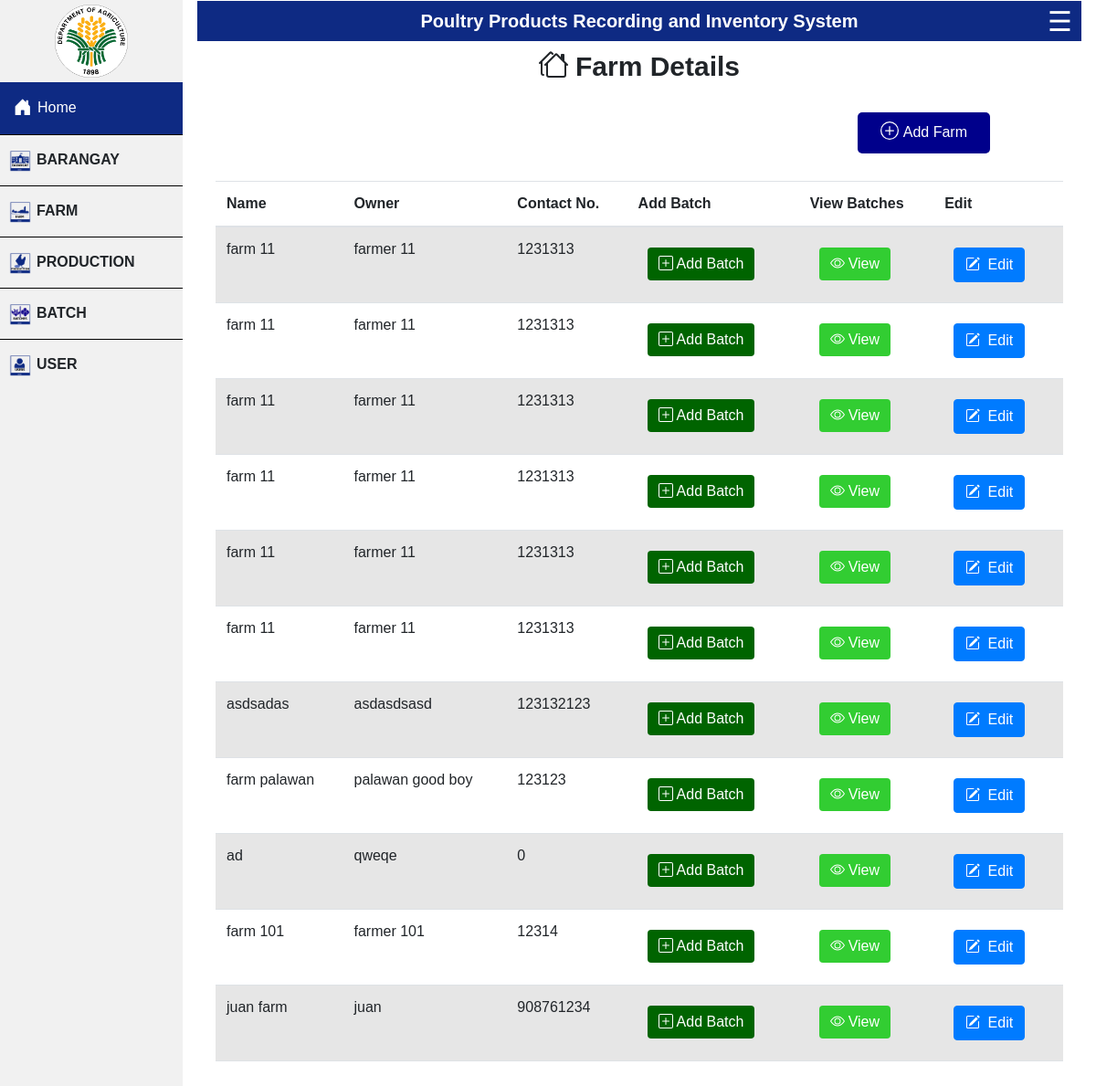
/project/view-farmx.php?baranggayID=1, run on an earlier commit of the app's database.
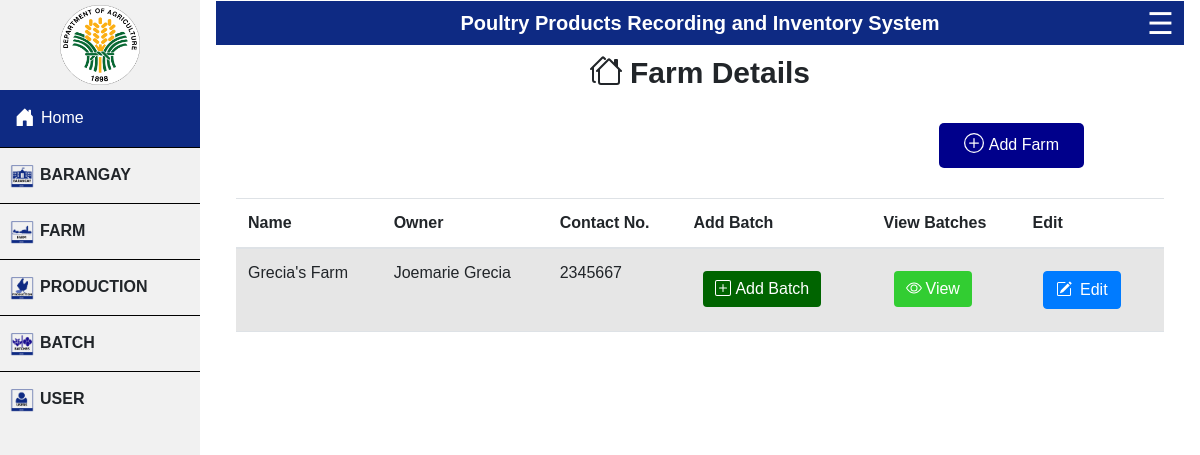
And on a later commit of the database.
### tables this page shows
CREATE TABLE `farm` (
  `farmID` int(21) NOT NULL,
  `baranggayID` int(21) NOT NULL,
  `farmname` varchar(21) NOT NULL,
  `farmowner` varchar(21) NOT NULL,
  `contactno` int(21) NOT NULL,
  `lat` decimal(10,8) NOT NULL,
  `lng` decimal(11,8) NOT NULL
);

### project/view-farmx.php (the view, shortened to what this page needs)
<?php
$username = "root";
$password = "";
$database = "project";
$mysqli = new mysqli("localhost", $username, $password, $database);
?>
<?php include ("header.php");  ?>
<div class="wrapper">
    <section class="view-user">
        <h2>Farm Details</h2>
    </section>
    <section class="view">
        <?php
if($_SERVER['REQUEST_METHOD'] == 'GET'){
	$baranggayID = $_GET["baranggayID"];
$query = "SELECT * FROM farm where baranggayID=$baranggayID ";
if ($result = $mysqli->query($query)){
		echo "<table class='table table-striped'>
			<thead>
			<tr>
				<th scope='col' hidden id='count'>Farm ID</th>
				<th scope='col' id='farm-name'>Name</th>
				<th scope='col' id='owner'>Owner</th>
				<th scope='col' id='cntct'>Contact No.</th>
                <th scope='col' id='edit'>Add Batch</th>
                <th scope='col' id='edit'>View Batches</th>
                <th scope='col' id='delete'>Edit</th>
			</tr>
			</thead>";
		}
        while ($row = $result->fetch_assoc()) {
        	echo"<tr>";
            	echo "<td id=' farmname '>" .$row['farmname']. "</td>";
            	echo "<td id=' owner '>" .$row['farmowner']. "</td>";
            	echo "<td id=' cntct '>" .$row['contactno']. "</td>";
                echo '<td >
                <div class="addbatch-button">
                <button type="button" class="btn btn-primary" data-bs-toggle="modal" data-bs-target="#editModal" >
                  <a href= "add-batch.php?farmID='.$row['farmID'].'"><svg xmlns="http://www.w3.org/2000/svg" width="20" height="20" fill="currentColor" class="bi bi-plus-square" viewBox="0 0 20 20">
                   <path d="M14 1a1 1 0 0 1 1 1v12a1 1 0 0 1-1 1H2a1 1 0 0 1-1-1V2a1 1 0 0 1 1-1h12zM2 0a2 2 0 0 0-2 2v12a2 2 0 0 0 2 2h12a2 2 0 0 0 2-2V2a2 2 0 0 0-2-2H2z"/>
                   <path d="M8 4a.5.5 0 0 1 .5.5v3h3a.5.5 0 0 1 0 1h-3v3a.5.5 0 0 1-1 0v-3h-3a.5.5 0 0 1 0-1h3v-3A.5.5 0 0 1 8 4z"/>
                 </svg>Add Batch</a>
                </button>
                </div>
                 </td>';
                    echo'<td>
                    <div class="viewbatch-button">
                    <button type="button" class="btn btn-primary" data-bs-toggle="modal" data-bs-target="#editModal" >
                    <a href="view-batchesx.php?farmID='.$row['farmID'].'"> <svg xmlns="http://www.w3.org/2000/svg" width="20" height="20" fill="currentColor" class="bi bi-eye" viewBox="0 0 20 20">
                    <path d="M16 8s-3-5.5-8-5.5S0 8 0 8s3 5.5 8 5.5S16 8 16 8zM1.173 8a13.133 13.133 0 0 1 1.66-2.043C4.12 4.668 5.88 3.5 8 3.5c2.12 0 3.879 1.168 5.168 2.457A13.133 13.133 0 0 1 14.828 8c-.058.087-.122.183-.195.288-.335.48-.83 1.12-1.465 1.755C11.879 11.332 10.119 12.5 8 12.5c-2.12 0-3.879-1.168-5.168-2.457A13.134 13.134 0 0 1 1.172 8z"/>
                    <path d="M8 5.5a2.5 2.5 0 1 0 0 5 2.5 2.5 0 0 0 0-5zM4.5 8a3.5 3.5 0 1 1 7 0 3.5 3.5 0 0 1-7 0z"/>
                  </svg>View </a>
                 </button>
                 </div>
                    </td>';
                    echo '<td >
                    <button type="button" class="btn btn-primary" data-bs-toggle="modal" data-bs-target="#editModal" >
                       <a href= "update-farm.php?farmID='.$row['farmID'].'"><svg xmlns="http://www.w3.org/2000/svg" width="20" height="20" fill="currentColor" class="bi bi-pencil-square" viewBox="0 0 20 20">
                       <path d="M15.502 1.94a.5.5 0 0 1 0 .706L14.459 3.69l-2-2L13.502.646a.5.5 0 0 1 .707 0l1.293 1.293zm-1.75 2.456-2-2L4.939 9.21a.5.5 0 0 0-.121.196l-.805 2.414a.25.25 0 0 0 .316.316l2.414-.805a.5.5 0 0 0 .196-.12l6.813-6.814z"/>
                       <path fill-rule="evenodd" d="M1 13.5A1.5 1.5 0 0 0 2.5 15h11a1.5 1.5 0 0 0 1.5-1.5v-6a.5.5 0 0 0-1 0v6a.5.5 0 0 1-.5.5h-11a.5.5 0 0 1-.5-.5v-11a.5.5 0 0 1 .5-.5H9a.5.5 0 0 0 0-1H2.5A1.5 1.5 0 0 0 1 2.5v11z"/>
                     </svg>  Edit </a>
                    </button>
            </td>';
			echo"</tr>";
		}
    }
?>
    </section>
    <div class="add">
        <div class="add-user-page">
            <a href="add-farm.php">Add Farm</a>
        </div>
    </div>
</div>
</body>
</html>

### project/header.php (shortened to what this page needs)
<!DOCTYPE html>
<html lang="en">
<head>
    <link href="https://cdn.jsdelivr.net/npm/bootstrap@5.2.2/dist/css/bootstrap.min.css" rel="stylesheet"
>
    <link rel="stylesheet" href="https://maxcdn.bootstrapcdn.com/bootstrap/4.5.2/css/bootstrap.min.css">
</head>
<body>
    <div class="sidebar">
        <section class="header">
            <div class="logo">
                <img src="../image/logo.png" alt="logo" width="80px">
            </div>
        </section>
        <div class="home">
            <a href="homepage.php">Home</a>
        </div>
    <details>
        <summary>
        <div class="production">
            <img src="../image/barangay-admin.png" alt="production-logo" width="25px"><b>
                <p>BARANGAY</p>
            </b>
        </div>
        </summary>
        </details>
        <details>
            <summary>
        <div class="production">
            <img src="../image/1farm-admin.png" alt="production-logo" width="25px"><b>
                <p>FARM</p>
            </b>
        </div>
        </summary>
        </details>
        <details>
            <summary>
        <div class="production">
            <img src="../image/1production-admin.png" alt="production-logo" width="25px"><b>
                <p>PRODUCTION</p>
            </b>
        </div>
        </summary>
            </details>
        <details>
            <summary>
        <div class="production">
            <img src="../image/batches-admin.png" alt="production-logo" width="25px"><b>
                <p>BATCH</p>
            </b>
        </div>
        </summary>
</details>
        <details>
        <summary>
        <div class="production">
            <img src="../image/1user-admin.png" alt="production-logo" width="25px"><b>
                <p>USER</p>
            </b>
        </div>
        </summary>
    </div>
    <div class="content">
        <section class="header-main">
            <h2>Poultry Products Recording and Inventory System</h2>
            <div class="main1" id="main1">
                <span style="font-size:30px;cursor:pointer;" onclick="openNav()">&#9776;
                </span>
            </div>
        </section>

### project/header.php (style rules this page uses)
body { margin: 0; font-family: helvetica; }
.sidebar { z-index:10000; margin: 0; padding: 0; width: 200px; background-color: #f1f1f1; position: fixed; height: 100%; overflow: auto; }
.sidebar a { display: block; color: black; padding: 16px; text-decoration: none; }
div.content { margin-left: 200px; padding: 1px 16px; height: auto; }
.header { margin: 5px; display: flex; justify-content: space-evenly; }
.header-main { z-index: 1; margin: 0; padding: 0; display: flex; justify-content: center; overflow: hidden; position: static; background-color: #0e2a83; color: white; top: 0; width: 100%; position:sticky; top:0%; }
.header-main h2 { font-size:20px; margin: 10px; font-weight: bold; }
.production { border-top: 1px solid black; display: flex; justify-content: flex-start; padding-left:10px; align-items: center; }
.production p { padding-left: 5px; padding-top: 15px; }
.home { background-color: #0e2a83; }
.home a { color: white; }
button { margin: 10px; border: none; color: white; font-size: 15px; font-weight: bolder; background-color: #0e2a83; border-radius: 20px; cursor: pointer; }
.main1 { position: absolute; right: 10px; }
summary { list-style:none; }

### project/view-farmx.php (style rules this page uses)
.wrapper { margin-top: 10px; }
.view { padding: 10px; margin: 10px; }
.view-user { display: flex; margin-top: 10px; justify-content: center; }
.view-user h2 { font-size: 30px; font-weight: bold; }
.add { display: flex; justify-content: flex-end; }
.add-user-page { background-color: darkblue; padding: 10px 25px 10px 25px; margin-bottom: 30px; margin-right: 80px; border-radius: 5px; }
.add-user-page a { text-decoration: none; color: white; }
tr td button a { text-decoration: none; color: white; }
.addbatch-button button { border: none; background-color: darkgreen; }
.viewbatch-button button { background-color: limegreen; border: none; }
a { text-decoration: none !important; }

What changed in the data, as far as the page shows it:
removed farm: farmname "farm 11", farmowner "farmer 11", contactno "1231313"
removed farm: farmname "farm 11", farmowner "farmer 11", contactno "1231313"
removed farm: farmname "farm 11", farmowner "farmer 11", contactno "1231313"
removed farm: farmname "farm 11", farmowner "farmer 11", contactno "1231313"
removed farm: farmname "farm 11", farmowner "farmer 11", contactno "1231313"
removed farm: farmname "farm 11", farmowner "farmer 11", contactno "1231313"
removed farm: farmname "asdsadas", farmowner "asdasdsasd", contactno "123132123"
removed farm: farmname "farm palawan", farmowner "palawan good boy", contactno "123123"
removed farm: farmname "ad", farmowner "qweqe", contactno "0"
removed farm: farmname "farm 101", farmowner "farmer 101", contactno "12314"
removed farm: farmname "juan farm", farmowner "juan", contactno "908761234"
added farm: farmname "Grecia's Farm", farmowner "Joemarie Grecia", contactno "2345667"
